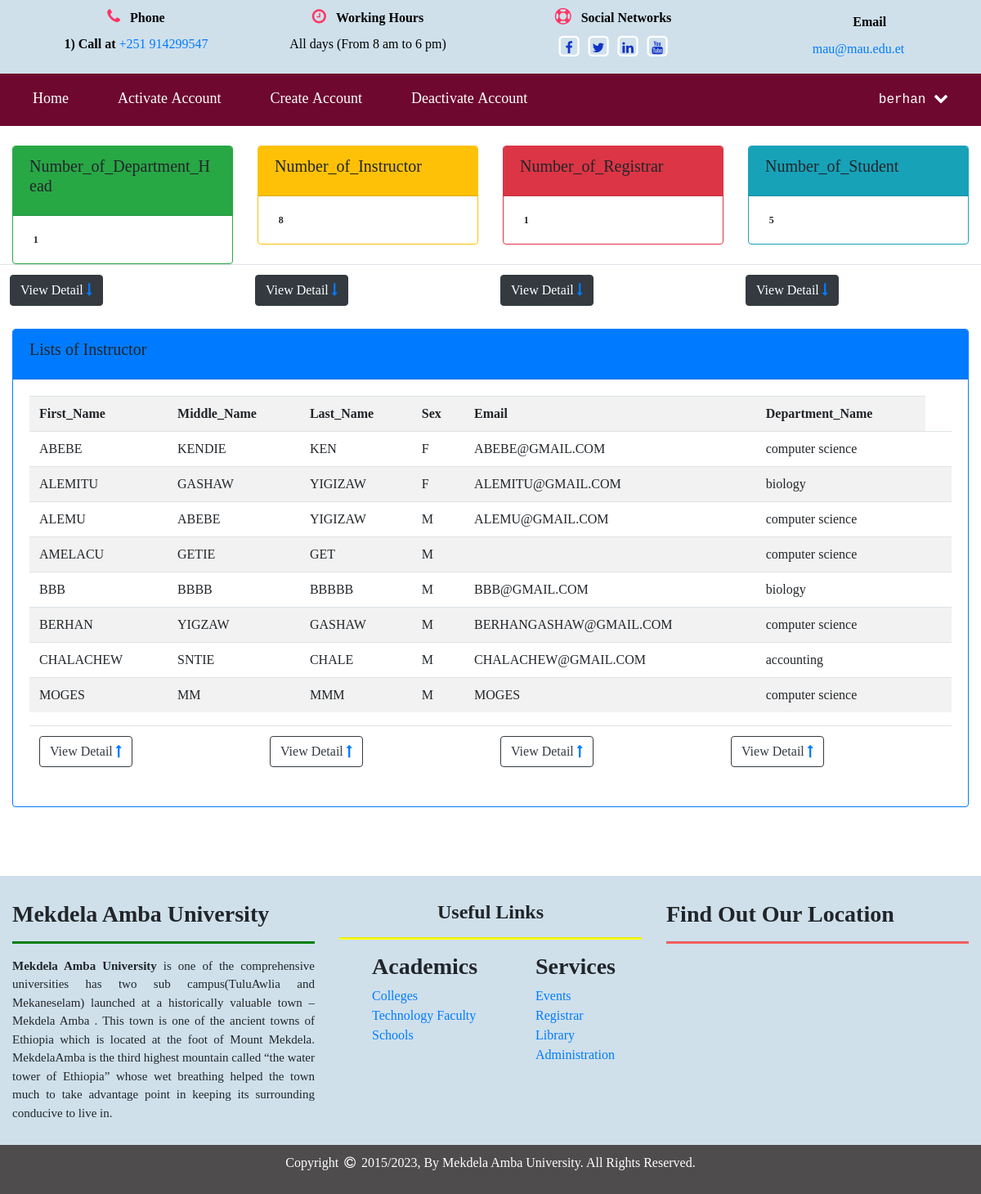
Page /admin/admin.php?usertype=Instructor (signed in) on the committed database.
### tables this page shows
CREATE TABLE `instructor` (
  `instructorid` varchar(30) NOT NULL,
  `firstname` varchar(30) NOT NULL,
  `middlename` varchar(30) NOT NULL,
  `lastname` varchar(30) NOT NULL,
  `email` varchar(70) NOT NULL,
  `sex` varchar(8) NOT NULL,
  `status` varchar(30) NOT NULL,
  `departmentid` varchar(20) NOT NULL,
  `profile` varchar(1000) NOT NULL
);

CREATE TABLE `department` (
  `departmentid` varchar(20) NOT NULL,
  `departmentname` varchar(50) NOT NULL,
  `faculity` varchar(50) NOT NULL
);

### admin/admin.php (the view, shortened to what this page needs)
<?php
if (isset($_SESSION['userid']) && ($_SESSION['username'])) {
    $username = $_SESSION['username'];
} else {
    header("Location: ../learn/login.php");
}
?>
<html>
    <head>
        <link rel="stylesheet" href="../css/bootstrap.min.css">
        <link href="../css/font-awesome/css/font-awesome.css" rel="stylesheet" type="text/css"/>
        <link href="../css/main.css" rel="stylesheet" type="text/css"/>
        <link href="../student/userbar.css" rel="stylesheet" type="text/css"/>
    </head>
    <body data-spy="scroll" data-target=".navbar" data-offset="50">
        <?php
            include '../shared/header_top.php';
        ?>
        <nav class="navbar navbar-default navbar-expand-md navbar-fixed-top">
            <div class="collapse navbar-collapse" id="myNavbar">
                <ul class="nav navbar-nav mr-auto">
                    <li class="tab">
                        <a class="navbar-link" href="admin.php" title="This admin Home Page">
                            <i class="fa fa-1x fa">Home</i>
                        </a>
                    </li>
                    <li class="tab">
                        <a class="navbar-link" href="activateaccount.php" >
                            <i class="fa fa-1x fa"> Activate Account</i>
                        </a>
                    </li>
                    <li class="tab">
                        <a class="navbar-link" href="create.php" >
                            <i class="fa fa-1x fa"> Create Account</i>
                        </a>
                    </li>
                    <li class="tab">
                        <a class="navbar-link" href="deactivateaccount.php" >
                            <i class="fa fa-1x fa"> Deactivate Account</i>
                        </a>
                    </li>
                </ul>
                <ul class="nav navbar-nav navbar-right">
                    <li class="dropdown">
                        <a class="navbar-link" href="" title="profile">
                            <?php echo  $username?>
                            <i class="fa fa-sm fa-1x fa-chevron-down"></i>
                        </a>
                    </li>
                </ul>
            </div>
        </nav>
        <div class="container-fluid">
            <br>
            <div class="row">
                <?php
                include '../learn/database.php';
                $selectregister = mysqli_query($conn,"select * from registrar");
                $totalregister = mysqli_num_rows($selectregister);
                $selectdepthead = mysqli_query($conn,"select * from departmenthead");
                $totaldepthead = mysqli_num_rows($selectdepthead);
                $selectinstructor = mysqli_query($conn,"select * from instructor");
                $totalinstructor = mysqli_num_rows($selectinstructor);
                $selectstudent = mysqli_query($conn,"select * from student");
                $totalstudents = mysqli_num_rows($selectstudent);
                ?>
                <div class="col-sm-12 col-md-3">
                    <div class="card border-success">
                        <div class="card-header bg-success"><h5 class="card-title">Number_of_Department_Head</h5></div>
                        <div class="card-body"><span class="badge"><?php echo $totaldepthead; ?></span></div>
                    </div>
                </div>
                <div class="col-sm-12 col-md-3">
                    <div class="card border-warning">
                        <div class="card-header bg-warning" ><h5 class="card-title">Number_of_Instructor</h5></div>
                        <div class="card-body"><span class="badge"><?php echo $totalinstructor; ?></span></div>
                    </div>
                </div>
                <div class="col-sm-12 col-md-3">
                    <div class="card border-danger">
                        <div class="card-header bg-danger"><h5 class="card-title">Number_of_Registrar</h5></div>
                        <div class="card-body"><span class="badge"><?php echo $totalregister; ?></span></div>
                    </div>
                </div>
                <div class="col-sm-12 col-md-3">
                    <div class="card border-info">
                        <div class="card-header bg-info"><h5 class="card-title">Number_of_Student</h5></div>
                        <div class="card-body"><span class="badge"><?php echo $totalstudents; ?></span></div>
                    </div>
                </div>
            </div>
            <div class="row">
                <table class="table ">
                    <tr class="col-md-3 col-sm-12 ">
                        <?php
                        include '../learn/database.php';
                        $admin = 'Admin';
                        $query = mysqli_query($conn,"select DISTINCT usertype from user where usertype!='$admin' ORDER BY usertype ASC");
                        while ($row = mysqli_fetch_array($query)) {
                            echo '<td>
                                <a class="btn btn-dark" href = admin.php?usertype=' . $row['usertype'] . '>
                                    View Detail <i class="fa fa-long-arrow-down text-primary"></i>
                                </a>
                            </td>';
                        }
                        ?>
                    </tr>
                </table>
                <div class="col-md-12 col-sm-12">
                        <?php
                            if(isset($_GET['usertype'])) {
                                echo '<div class="card border-primary">
                                <div class="card-header bg-primary">
                                    <h5 class="card-title bg-primary">Lists of '?><?php echo $_GET['usertype'];?> <?php echo '</h5>
                                </div>';
                            }
                        ?>
                        <div class="card-body">
                            <table class="table table-striped">
                                <?php
                                include '../learn/database.php';
                                if (isset($_GET['usertype'])) {
                                    $usertype = $_GET['usertype'];
                                    if ($usertype == 'Department') {
                                        $select = mysqli_query($conn,"select * from departmenthead");
                                        if (mysqli_num_rows($select) >= 1) {
                                            ?>
                                            <tr class="success">
                                                <th>First_Name</th>
                                                <th>Middle_Name</th>
                                                <th>Last_Name</th>
                                                <th>Sex</th>
                                                <th>Email</th>
                                                <th>Department_head</th>
                                            </tr>
                                            <?php
                                            while ($row1 = mysqli_fetch_array($select)) {
                                                $departmenthead = $row1['departmentid'];
                                                $number = mysqli_num_rows($select);
                                                $select1 = mysqli_query($conn,"select * from department where departmentid='$departmenthead'");
                                                $rowvalue = mysqli_fetch_array($select1);
                                                echo '<tr>';
                                                echo '<td>' . $row1['firstname'] . '</td><td>' . $row1['middlename'] . '</td><td>' . $row1['lastname'] . '</td><td>' . $row1['sex'] . '</td><td>' . $row1['email'] . '</td><td>' . $rowvalue['departmentname'] . '</td>';
                                                echo '<td>';
                                                ?>
                                                <?php
                                                echo '</td>';
                                                echo '</tr>';
                                            }
                                            $numbertotal = mysqli_num_rows($select);
                                            if ($numbertotal >= 7) {
                                                ?>
                                                <table class="table">
                                                    <tr>
                                                        <?php
                                                        $admin = 'Admin';
                                                        $query = mysqli_query($conn,"select DISTINCT usertype from user where usertype!='$admin' ORDER BY usertype ASC");
                                                        while ($row = mysqli_fetch_array($query)) {
                                                            echo '<td>
                                                                <a class="btn btn-outline-dark" href = admin.php?usertype=' . $row['usertype'] . '>
                                                                    View Detail <i class="fa fa-long-arrow-up text-primary"></i>
                                                                </a>
                                                            </td>';
                                                        }
                                                        ?>
                                                    </tr>
                                                </table>
                                                <?php
                                            }
                                        }
                                    } elseif ($usertype == 'Instructor') {
                                        $instructor = mysqli_query($conn,"select * from instructor ORDER BY firstname ASC");
                                        if (mysqli_num_rows($instructor) >= 1) {
                                            ?>
                                            <tr class="danger">
                                                <th>First_Name</th>
                                                <th>Middle_Name</th>
                                                <th>Last_Name</th>
                                                <th>Sex</th>
                                                <th>Email</th>
                                                <th>Department_Name</th>
                                            </tr>
                                            <?php
                                            while ($row3 = mysqli_fetch_array($instructor)) {
                                                $departmentidins = $row3['departmentid'];
                                                $departmentid1 = mysqli_query($conn,"select * from department where departmentid='$departmentidins'");
                                                $rowvalue2 = mysqli_fetch_array($departmentid1);
                                                echo '<tr>';
                                                echo '<td>' . $row3['firstname'] . '</td><td>' . $row3['middlename'] . '</td><td>' . $row3['lastname'] . '</td><td>' . $row3['sex'] . '</td><td>' . $row3['email'] . '</td><td>' . $rowvalue2['departmentname'] . '</td>';
                                                echo '<td>';
                                                ?>
                                                <?php
                                                echo '</td>';
                                                echo '</tr>';
                                            }
                                            $numbertotal = mysqli_num_rows($instructor);
                                            if ($numbertotal >= 7) {
                                                ?>
                                                <table class="table table">
                                                    <tr>
                                                        <?php
                                                        $admin = 'Admin';
                                                        $query = mysqli_query($conn,"select DISTINCT usertype from user where usertype!='$admin' ORDER BY usertype ASC");
                                                        while ($row = mysqli_fetch_array($query)) {
                                                            echo '<td>
                                                                <a class="btn btn-outline-dark" href = admin.php?usertype=' . $row['usertype'] . '>
                                                                    View Detail <i class="fa fa-long-arrow-up text-primary"></i>
                                                                </a>
                                                            </td>';
                                                        }
                                                        ?>
                                                    </tr>
                                                </table>
                                                <?php
                                            }
                                        }
                                    }
                                }
                                ?>
                            </table>
                        </div>
                    </div>
                </div>
            </div>
            <br>
        </div>
    </body>
    <?php include '../shared/footer.php';  ?>
</html>

### rows in the picture
instructor: firstname "ABEBE", middlename "KENDIE", lastname "KEN", sex "F", email "ABEBE@GMAIL.COM", departmentid.departmentname "computer science"
instructor: firstname "ALEMITU", middlename "GASHAW", lastname "YIGIZAW", sex "F", email "ALEMITU@GMAIL.COM", departmentid.departmentname "biology"
instructor: firstname "ALEMU", middlename "ABEBE", lastname "YIGIZAW", sex "M", email "ALEMU@GMAIL.COM", departmentid.departmentname "computer science"
instructor: firstname "AMELACU", middlename "GETIE", lastname "GET", sex "M", departmentid.departmentname "computer science"
instructor: firstname "BBB", middlename "BBBB", lastname "BBBBB", sex "M", email "BBB@GMAIL.COM", departmentid.departmentname "biology"
instructor: firstname "BERHAN", middlename "YIGZAW", lastname "GASHAW", sex "M", email "BERHANGASHAW@GMAIL.COM", departmentid.departmentname "computer science"
instructor: firstname "CHALACHEW", middlename "SNTIE", lastname "CHALE", sex "M", email "CHALACHEW@GMAIL.COM", departmentid.departmentname "accounting"
instructor: firstname "MOGES", middlename "MM", lastname "MMM", sex "M", email "MOGES", departmentid.departmentname "computer science"

### other values in the picture
$username "berhan"
$totaldepthead "1"
$totalinstructor "8"
$totalregister "1"
$totalstudents "5"
$_GET['usertype'] "Instructor"
